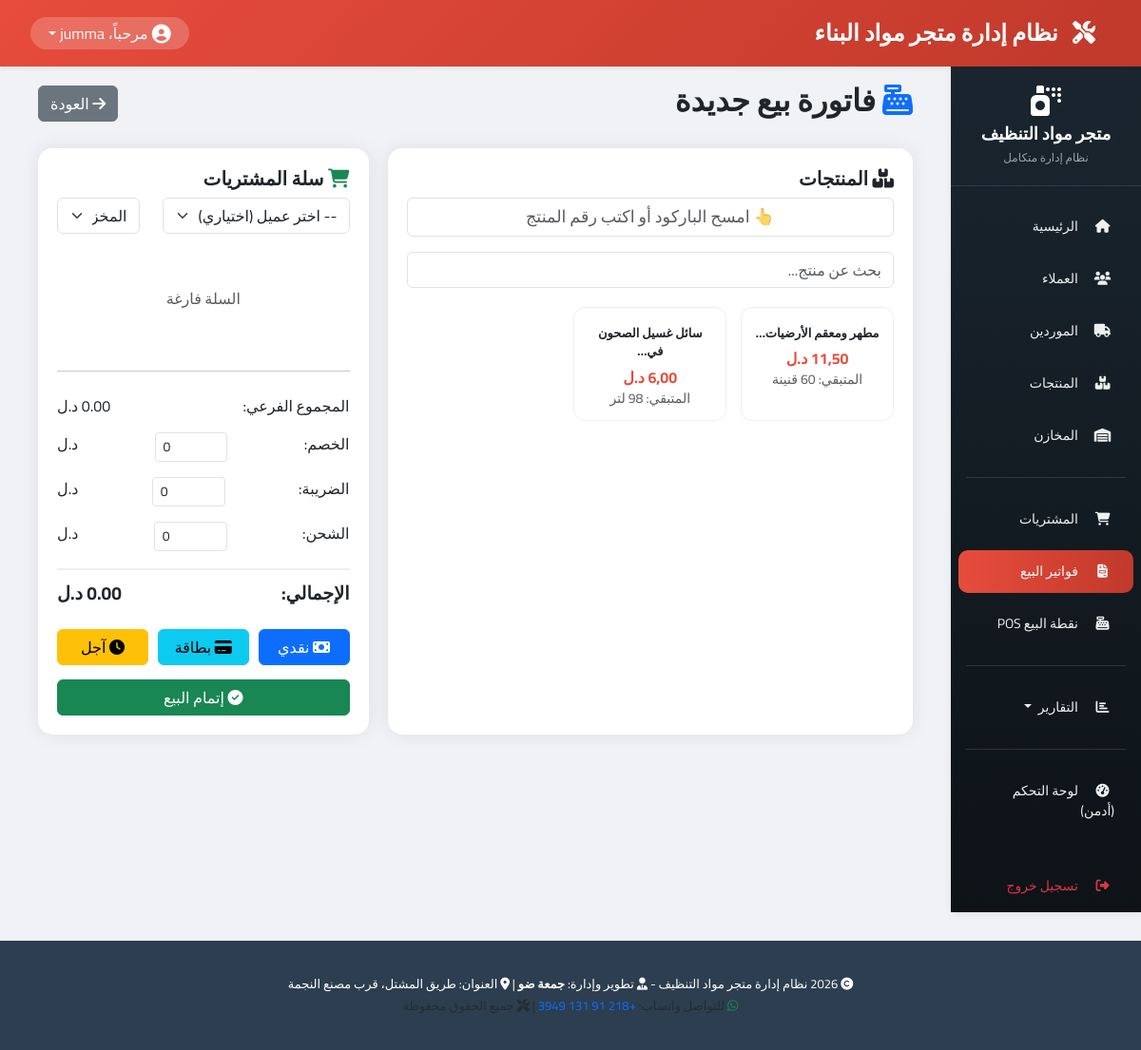
The page /sales/add/ (signed in) on the database its author committed.
### products/models.py (models this page shows, shortened)
class Product(models.Model):
    UNIT_CHOICES = [
        ('piece', 'قطعة'),
        ('bottle', 'قنينة'),
        ('gallon', 'جالون'),
        ('liter', 'لتر'),
        ('ml', 'مليلتر'),
        ('box', 'كرتونة'),
        ('packet', 'باكو'),
        ('dozen', 'دزينة'),
        ('drum', 'برميل'),
    ]
    name = models.CharField(max_length=200, verbose_name="اسم المنتج")
    barcode = models.CharField(max_length=100, unique=True, blank=True, null=True, verbose_name="الباركود")
    category = models.ForeignKey(Category, on_delete=models.PROTECT, related_name='products', verbose_name="التصنيف")
    warehouse = models.ForeignKey('warehouses.Warehouse', on_delete=models.PROTECT, related_name='products', verbose_name="المخزن")
    unit = models.CharField(max_length=20, choices=UNIT_CHOICES, default='piece', verbose_name="وحدة القياس")
    purchase_price = models.DecimalField(max_digits=10, decimal_places=2, default=0, verbose_name="سعر الشراء")
    sale_price = models.DecimalField(max_digits=10, decimal_places=2, default=0, verbose_name="سعر البيع")
    current_quantity = models.DecimalField(max_digits=10, decimal_places=2, default=0, verbose_name="الكمية الحالية")
    min_quantity = models.DecimalField(max_digits=10, decimal_places=2, default=0, verbose_name="الحد الأدنى للتنبيه")
    weight_kg = models.DecimalField(max_digits=10, decimal_places=2, blank=True, null=True, verbose_name="الوزن / الحجم (كجم/لتر)")
    length_m = models.DecimalField(max_digits=10, decimal_places=2, blank=True, null=True, verbose_name="الأبعاد (متر)")
    color = models.CharField(max_length=50, blank=True, null=True, verbose_name="الرائحة / اللون")
    manufacturer = models.CharField(max_length=200, blank=True, null=True, verbose_name="الشركة المصنعة")
    has_expiry = models.BooleanField(default=True, verbose_name="له تاريخ انتهاء")
    expiry_date = models.DateField(blank=True, null=True, verbose_name="تاريخ الانتهاء")
    image = models.ImageField(upload_to='products/', blank=True, null=True, verbose_name="صورة المنتج")
    is_active = models.BooleanField(default=True, verbose_name="مفعل")
    notes = models.CharField(max_length=500, blank=True, null=True, verbose_name="ملاحظات")
    created_at = models.DateTimeField(auto_now_add=True, verbose_name="تاريخ الإضافة")
    updated_at = models.DateTimeField(auto_now=True, verbose_name="آخر تحديث")
    class Meta:
        verbose_name = "منتج"
        verbose_name_plural = "المنتجات"
        ordering = ['category', 'name']

### sales/views.py (the view, shortened to what this page needs)
# urls.py: path('add/', views.SaleInvoiceCreateView.as_view(), name='sale_add'),
class SaleInvoiceCreateView(LoginRequiredMixin, SuccessMessageMixin, CreateView):
    model = SaleInvoice
    fields = [
        'customer', 'warehouse', 'payment_method', 'paid_amount',
        'discount', 'tax', 'shipping', 'notes'
    ]
    template_name = 'sales/sale_form.html'
    success_url = reverse_lazy('sales:sale_list')
    success_message = "تم إضافة الفاتورة <b>%(invoice_number)s</b> بنجاح"
    def get_context_data(self, **kwargs):
        context = super().get_context_data(**kwargs)
        try:
            context['title'] = 'فاتورة بيع جديدة'
            context['button_text'] = 'حفظ الفاتورة'
            context['customers'] = Customer.objects.all()
            context['warehouses'] = Warehouse.objects.filter(is_active=True)
            context['products'] = Product.objects.filter(is_active=True)
            cart = self.request.session.get('sale_cart', {})
            context['cart'] = cart
            subtotal = Decimal('0.00')
            for item in cart.values():
                subtotal += Decimal(str(item['price'])) * Decimal(str(item['quantity']))
            context['subtotal'] = subtotal
            context['total'] = subtotal  # سيتم حسابه بعد الخصم والضريبة والشحن
        except Exception:
            context['cart'] = {}
            context['subtotal'] = Decimal('0.00')
            context['total'] = Decimal('0.00')
            context['customers'] = []
            context['warehouses'] = []
            context['products'] = []
        return context

### sales/templates/sales/sale_form.html (shortened to what this page needs)
{% extends 'base.html' %}
{% load static %}
{% block content %}
<div class="container-fluid">
    <div class="d-flex justify-content-between align-items-center mb-4">
        <h2><i class="fas fa-cash-register text-primary"></i> {{ title }}</h2>
        <a href="{% url 'sales:sale_list' %}" class="btn btn-secondary"><i class="fas fa-arrow-right"></i> العودة</a>
    </div>
    <div class="pos-container">
        <div class="products-section">
            <h5><i class="fas fa-boxes"></i> المنتجات</h5>
            <div class="barcode-input mb-3">
                <input type="text" id="barcodeInput" class="form-control" placeholder="👆 امسح الباركود أو اكتب رقم المنتج" autofocus>
            </div>
            <input type="text" id="searchInput" class="form-control mb-3" placeholder="بحث عن منتج...">
            <div class="products-grid" id="productsGrid">
                {% for product in products %}
                <div class="product-card" data-id="{{ product.id }}" data-name="{{ product.name }}" data-price="{{ product.sale_price }}" data-unit="{{ product.get_unit_display }}" data-stock="{{ product.current_quantity }}">
                    <div class="product-name">{{ product.name|truncatechars:20 }}</div>
                    <div class="product-price">{{ product.sale_price }} د.ل</div>
                    <div class="product-stock small text-muted">المتبقي: {{ product.current_quantity|floatformat:0 }} {{ product.get_unit_display }}</div>
                </div>
                {% empty %}
                <div class="text-muted">لا توجد منتجات</div>
                {% endfor %}
            </div>
        </div>
        <div class="cart-section">
            <h5><i class="fas fa-shopping-cart text-success"></i> سلة المشتريات</h5>
            <div class="row mb-2">
                <div class="col-8">
                    <select id="customerSelect" class="form-select">
                        <option value="">-- اختر عميل (اختياري) --</option>
                    </select>
                </div>
                <div class="col-4">
                    <select id="warehouseSelect" class="form-select">
                        {% for w in warehouses %}
                        <option value="{{ w.id }}">{{ w.name }}</option>
                        {% endfor %}
                    </select>
                </div>
            </div>
            <div id="cartItems" class="cart-items">
                {% if cart %}
                    {% for id, item in cart.items %}
                    <div class="cart-item" data-id="{{ id }}">
                        <div class="cart-item-info">
                            <div class="fw-bold">{{ item.name }}</div>
                            <div class="small">{{ item.price }} د.ل / {{ item.unit }}</div>
                        </div>
                        <div class="cart-item-quantity d-flex gap-1">
                            <button class="btn btn-sm btn-outline-secondary qty-minus">-</button>
                            <input type="number" value="{{ item.quantity }}" min="1" class="qty-input form-control form-control-sm" style="width: 60px;">
                            <button class="btn btn-sm btn-outline-secondary qty-plus">+</button>
                        </div>
                        <div class="cart-item-total">{% widthratio item.price|floatformat:2 1 item.quantity %} د.ل</div>
                        <button class="btn btn-sm btn-danger remove-item"><i class="fas fa-trash"></i></button>
                    </div>
                    {% endfor %}
                {% else %}
                    <div class="text-center text-muted py-5">السلة فارغة</div>
                {% endif %}
            </div>
            <hr>
            <div class="cart-summary">
                <div class="summary-row"><span>المجموع الفرعي:</span> <span id="subtotal">{{ subtotal|floatformat:2 }} د.ل</span></div>
                <div class="summary-row"><span>الخصم:</span> <input type="number" id="discountInput" class="form-control form-control-sm d-inline-block w-25" value="0" step="0.5"> د.ل</div>
                <div class="summary-row"><span>الضريبة:</span> <input type="number" id="taxInput" class="form-control form-control-sm d-inline-block w-25" value="0" step="0.5"> د.ل</div>
                <div class="summary-row"><span>الشحن:</span> <input type="number" id="shippingInput" class="form-control form-control-sm d-inline-block w-25" value="0" step="0.5"> د.ل</div>
                <div class="summary-row total"><span>الإجمالي:</span> <span id="totalAmount">{{ total|floatformat:2 }} د.ل</span></div>
            </div>
            <div class="payment-buttons">
                <button class="btn btn-primary" id="cashBtn" data-method="cash"><i class="fas fa-money-bill"></i> نقدي</button>
                <button class="btn btn-info" id="cardBtn" data-method="card"><i class="fas fa-credit-card"></i> بطاقة</button>
                <button class="btn btn-warning" id="creditBtn" data-method="credit"><i class="fas fa-clock"></i> آجل</button>
            </div>
            <button class="btn btn-success w-100" id="checkoutBtn"><i class="fas fa-check-circle"></i> إتمام البيع</button>
        </div>
    </div>
</div>
{% endblock %}

### templates/includes/navbar.html (shortened to what this page needs)
{% load static %}
<nav class="navbar navbar-expand-lg navbar-top shadow-sm">
    <div class="container-fluid">
        <a class="navbar-brand fw-bold" href="{% url 'home' %}">
            <i class="fas fa-tools"></i> نظام إدارة متجر مواد البناء
        </a>
        <div class="d-flex align-items-center">
            <div class="dropdown">
                <a href="#" class="dropdown-toggle text-decoration-none user-dropdown d-flex align-items-center" data-bs-toggle="dropdown" aria-expanded="false">
                    <i class="fas fa-user-circle fa-lg me-1"></i>
                    <span class="d-none d-md-inline">مرحباً، {{ request.user.first_name|default:request.user.username }}</span>
                </a>
            </div>
        </div>
    </div>
</nav>

### static/css/style.css (style rules this page uses)
* { margin: 0; padding: 0; box-sizing: border-box; }
body { background-color: #f0f2f5; font-family: 'Cairo', 'Tahoma', 'Segoe UI', system-ui; }
.navbar-top { background: linear-gradient(135deg, #e74c3c 0%, #c0392b 100%); box-shadow: 0 2px 10px rgba(0,0,0,0.1); padding: 12px 20px; }
.navbar-top .navbar-brand { color: white; font-weight: bold; font-size: 1.5rem; }
.navbar-top .navbar-brand i { margin-left: 10px; }
.user-dropdown { background: rgba(255,255,255,0.2); border-radius: 30px; padding: 5px 15px; color: white; }

### templates/base.html (style rules this page uses)
body, h1, h2, h3, h4, h5, h6, .btn, .nav-link, .form-control, .table, td, th { font-family: 'Cairo', sans-serif !important; }
body { font-weight: 400; }
h1, h2, h3, h4, h5, h6 { font-weight: 700 !important; }

### sales/templates/sales/sale_form.html (style rules this page uses)
.pos-container { display: flex; gap: 20px; flex-wrap: wrap; }
.products-section { flex: 2; min-width: 300px; background: white; border-radius: 15px; padding: 20px; box-shadow: 0 0 20px rgba(0,0,0,0.08); }
.products-grid { display: grid; grid-template-columns: repeat(auto-fill, minmax(140px, 1fr)); gap: 15px; margin-top: 20px; max-height: 500px; overflow-y: auto; }
.product-card { border: 1px solid #eee; border-radius: 12px; padding: 12px; text-align: center; cursor: pointer; transition: all 0.3s ease; }
.product-card .product-name { font-weight: bold; font-size: 13px; margin: 5px 0; }
.product-card .product-price { color: #e74c3c; font-weight: bold; }
.cart-section { flex: 1.2; min-width: 320px; background: white; border-radius: 15px; padding: 20px; box-shadow: 0 0 20px rgba(0,0,0,0.08); }
.cart-items { max-height: 400px; overflow-y: auto; }
.summary-row { display: flex; justify-content: space-between; padding: 8px 0; }
.summary-row.total { font-size: 1.2rem; font-weight: bold; border-top: 2px solid #eee; margin-top: 10px; padding-top: 10px; }
.payment-buttons { display: grid; grid-template-columns: repeat(3, 1fr); gap: 10px; margin: 15px 0; }
.barcode-input input { text-align: center; font-size: 1.1rem; }

### rows shown on the page
Product: name "مطهر ومعقم الأرضيات…", unit "قنينة"
Product: name "سائل غسيل الصحون في…", sale_price "6,00", current_quantity "98", unit "لتر"

### other values the page prints
{{ request.user.first_name|default:request.user.username }} "jumma"
{{ title }} "فاتورة بيع جديدة"
form field value "المخزن الرئيسي لمواد التنظيف"
